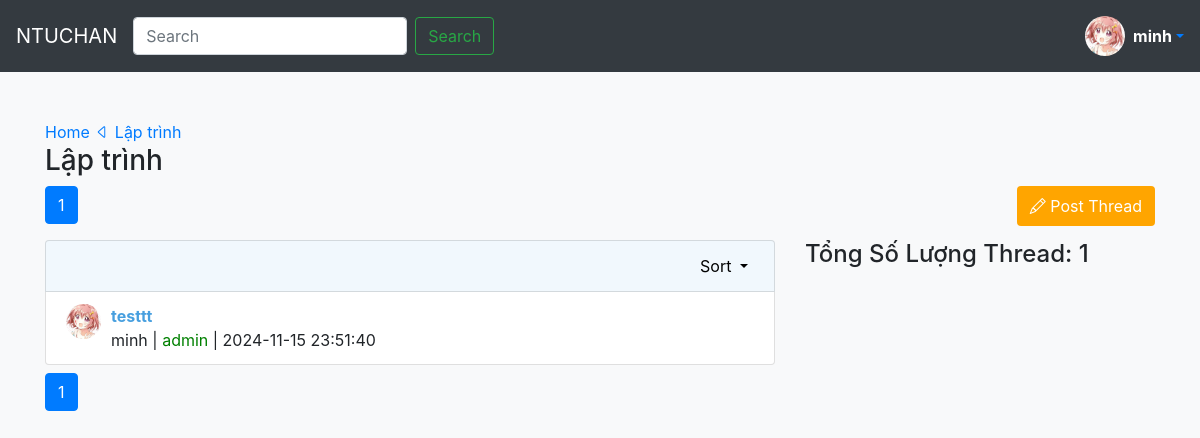
Before: /UI/category/list.php?name=Lập+trình&category_id=3&sort=thread (signed in) with the older database file.
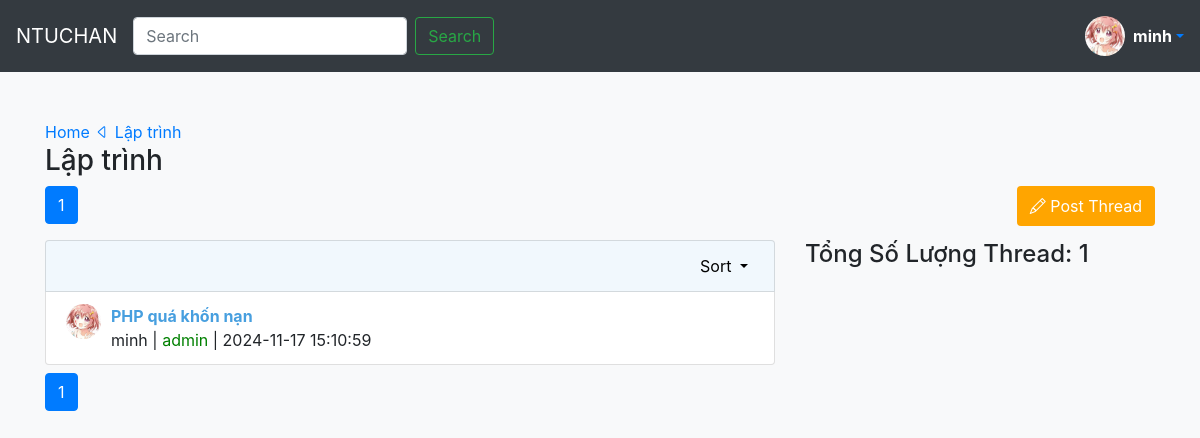
After: the same page with the newer database file.
### tables this page shows
CREATE TABLE `Categories` (
  `category_id` int(11) NOT NULL,
  `board_id` int(11) NOT NULL,
  `name` varchar(50) NOT NULL,
  `description` text NOT NULL
);

CREATE TABLE `Threads` (
  `thread_id` int(11) NOT NULL,
  `title` varchar(255) NOT NULL,
  `category_id` int(11) NOT NULL,
  `created_at` timestamp NOT NULL DEFAULT current_timestamp(),
  `newest_post_at` timestamp NULL DEFAULT NULL,
  `posts_count` int(11) DEFAULT NULL,
  `is_pinned` tinyint(1) NOT NULL DEFAULT 0
);

### UI/category/list.php (the view, shortened to what the changed rows need)
<!doctype html>
<html lang="en">
<head>
    <link rel="stylesheet" href="https://stackpath.bootstrapcdn.com/bootstrap/4.5.2/css/bootstrap.min.css">
    <link rel="stylesheet" href="https://cdnjs.cloudflare.com/ajax/libs/font-awesome/5.15.4/css/all.min.css">
    <link rel="stylesheet" href="https://cdn.jsdelivr.net/npm/bootstrap-icons@1.11.3/font/bootstrap-icons.min.css">
</head>
<body>
    <?php
    require "./config.php";
    $name = $_GET["name"];
    $sort = $_GET["sort"];
    $search_ca = "SELECT * FROM `Categories` WHERE `name` LIKE '%$name%'";
    $result_categories = mysqli_query($conn, $search_ca);
    $category = mysqli_fetch_assoc($result_categories);
    $category_id = $category["category_id"];
    if($sort == "post") $sort = "newest_post_at";
    else if ($sort = "thread") $sort = "created_at";
    $count_th_ca_query = "SELECT COUNT(*) as total FROM `Threads` WHERE `category_id` = $category_id";
    $count_th_ca_result = mysqli_query($conn, $count_th_ca_query);
    $total_threads = mysqli_fetch_assoc($count_th_ca_result)['total'];
    $threads_per_page = 10;
    $page = isset($_GET['page']) ? (int) $_GET['page'] : 1;
    $offset = ($page - 1) * $threads_per_page;
    $search_th_ca =
        "SELECT t.thread_id, t.title, t.category_id, t.created_at, t.newest_post_at, t.posts_count, t.is_pinned, u.profile_pic, u.username, u.role
    FROM Threads t
    LEFT JOIN
    Posts p ON t.thread_id = p.thread_id
    LEFT JOIN
    Users u ON p.user_id = u.user_id
    WHERE
    p.post_id = (
        SELECT MIN(p2.post_id)
        FROM Posts p2
        WHERE p2.thread_id = t.thread_id
    )
    AND t.category_id = $category_id
    ORDER BY $sort DESC
    LIMIT $offset, $threads_per_page";
    $result_threads_ca = mysqli_query($conn, $search_th_ca);
    $threads_ca = [];
    while ($thread = mysqli_fetch_assoc($result_threads_ca)) {
        $threads_ca[] = $thread;
    }
    $total_pages = ceil($total_threads / $threads_per_page);
    ?>
    <?php session_abort();
    require "../trangchu/header.php" ?>
    <div class="container mt-5">
        <div class="d-flex">
            <nav aria-label="Page navigation">
                <ul class="pagination">
                    <?php for ($i = 1; $i <= $total_pages; $i++): ?>
                        <li class="page-item <?php if ($i == $page)
                            echo 'active'; ?>">
                            <a class="page-link"
                                href="./list.php?name=<?php echo urlencode($name); ?>&category_id=<?php echo urlencode($category_id); ?>&page=<?php echo $i; ?>"><?php echo $i; ?></a>
                        </li>
                    <?php endfor; ?>
                </ul>
            </nav>
        </div>
        <div class="row">
            <div class="col-lg-8">
                <?php if (isset($name) && isset($category_id)): ?>
                    <ul class="list-group">
                        <?php foreach ($threads_ca as $value): ?>
                            <li class="list-group-item d-flex">
                                <img src="<?php echo (!empty($value["profile_pic"]) && realpath($value["profile_pic"])) ? $value["profile_pic"] : "../images/default.jpg"; ?>"
                                    class="rounded-circle" width="40" height="40" alt="icon" class="my-1 mr-3">
                                <div class="content-wrapper ">
                                    <a href="../threads/thread.php?id=<?php  echo urlencode($value["thread_id"]); ?>"
                                        class="topic-name font-weight-bold"><?php echo htmlspecialchars($value['title']); ?></a>
                                    <div><span> <?php echo $value["username"] ?></span> |
                                    <?php if($value["role"] == "admin"):?>
                                        <span style="color: green;"><?php echo $value["role"];?></span> |
                                        <?php endif;?>
                                        <span><?php echo htmlspecialchars($value['created_at']); ?></span>
                                    </div>
                                </div>
                            </li>
                        <?php endforeach ?>
                    </ul>
                    <nav aria-label="Page navigation">
                        <ul class="pagination">
                            <?php for ($i = 1; $i <= $total_pages; $i++): ?>
                                <li class="page-item <?php if ($i == $page)
                                    echo 'active'; ?>">
                                    <a class="page-link"
                                        href="./list.php?name=<?php echo urlencode($name); ?>&category_id=<?php echo urlencode($category_id); ?>&page=<?php echo $i; ?>"><?php echo $i; ?></a>
                                </li>
                            <?php endfor; ?>
                        </ul>
                    </nav>
                <?php endif; ?>
            </div>
        </div>
    </div>
</body>
</html>

Changed rows visible on the page:
removed threads: title "testtt", username "minh", role "admin", created_at "2024-11-15 23:51:40"
added threads: title "PHP quá khốn nạn", username "minh", role "admin", created_at "2024-11-17 15:10:59"
